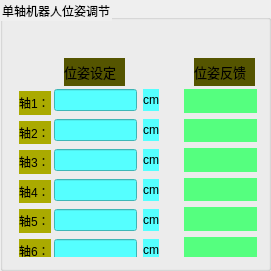
   <widget class="QGroupBox" name="groupBox_4">
    <property name="geometry">
     <rect>
      <x>1100</x>
      <y>80</y>
      <width>271</width>
      <height>271</height>
     </rect>
    </property>
    <property name="styleSheet">
     <string notr="true">color: rgb(0, 0, 0);</string>
    </property>
    <property name="title">
     <string>单轴机器人位姿调节</string>
    </property>
    <layout class="QVBoxLayout" name="verticalLayout_11">
     <item>
      <widget class="QWidget" name="widget_6" native="true">
       <widget class="QWidget" name="layoutWidget_12">
        <property name="geometry">
         <rect>
          <x>5</x>
          <y>60</y>
          <width>32</width>
          <height>171</height>
         </rect>
        </property>
        <layout class="QVBoxLayout" name="verticalLayout_9">
         <item>
          <widget class="QLabel" name="label_52">
           <property name="styleSheet">
            <string notr="true">color: rgb(0, 0, 0);
background-color: rgb(170, 170, 0);</string>
           </property>
           <property name="text">
            <string>轴1：</string>
           </property>
          </widget>
         </item>
         <item>
          <widget class="QLabel" name="label_53">
           <property name="styleSheet">
            <string notr="true">color: rgb(0, 0, 0);
background-color: rgb(170, 170, 0);</string>
           </property>
           <property name="text">
            <string>轴2：</string>
           </property>
          </widget>
         </item>
         <item>
          <widget class="QLabel" name="label_54">
           <property name="styleSheet">
            <string notr="true">color: rgb(0, 0, 0);
background-color: rgb(170, 170, 0);</string>
           </property>
           <property name="text">
            <string>轴3：</string>
           </property>
          </widget>
         </item>
         <item>
          <widget class="QLabel" name="label_55">
           <property name="styleSheet">
            <string notr="true">color: rgb(0, 0, 0);
background-color: rgb(170, 170, 0);</string>
           </property>
           <property name="text">
            <string>轴4：</string>
           </property>
          </widget>
         </item>
         <item>
          <widget class="QLabel" name="label_56">
           <property name="styleSheet">
            <string notr="true">color: rgb(0, 0, 0);
background-color: rgb(170, 170, 0);</string>
           </property>
           <property name="text">
            <string>轴5：</string>
           </property>
          </widget>
         </item>
         <item>
          <widget class="QLabel" name="label_57">
           <property name="styleSheet">
            <string notr="true">color: rgb(0, 0, 0);
background-color: rgb(170, 170, 0);</string>
           </property>
           <property name="text">
            <string>轴6：</string>
           </property>
          </widget>
         </item>
        </layout>
       </widget>
       <widget class="QWidget" name="widget_4" native="true">
        <property name="geometry">
         <rect>
          <x>40</x>
          <y>48</y>
          <width>121</width>
          <height>191</height>
         </rect>
        </property>
        <widget class="QSplitter" name="splitter_7">
         <property name="geometry">
          <rect>
           <x>0</x>
           <y>130</y>
           <width>120</width>
           <height>22</height>
          </rect>
         </property>
         <property name="orientation">
          <enum>Qt::Horizontal</enum>
         </property>
         <widget class="QWidget" name="layoutWidget_9">
          <layout class="QHBoxLayout" name="horizontalLayout_16">
           <item>
            <widget class="QLineEdit" name="set_motor5">
             <property name="styleSheet">
              <string notr="true">background-color: rgb(85, 255, 255);
color: rgb(0, 0, 0);</string>
             </property>
            </widget>
           </item>
           <item>
            <widget class="QLabel" name="label_25">
             <property name="styleSheet">
              <string notr="true">color: rgb(0, 0, 0);
background-color: rgb(85, 255, 255);</string>
             </property>
             <property name="text">
              <string>cm</string>
             </property>
            </widget>
           </item>
           <item>
            <spacer name="horizontalSpacer_15">
             <property name="orientation">
              <enum>Qt::Horizontal</enum>
             </property>
             <property name="sizeHint" stdset="0">
              <size>
               <width>40</width>
               <height>20</height>
              </size>
             </property>
            </spacer>
           </item>
          </layout>
         </widget>
        </widget>
        <widget class="QSplitter" name="splitter_6">
         <property name="geometry">
          <rect>
           <x>0</x>
           <y>100</y>
           <width>120</width>
           <height>22</height>
          </rect>
         </property>
         <property name="orientation">
          <enum>Qt::Horizontal</enum>
         </property>
         <widget class="QWidget" name="layoutWidget_8">
          <layout class="QHBoxLayout" name="horizontalLayout_15">
           <item>
            <widget class="QLineEdit" name="set_motor4">
             <property name="styleSheet">
              <string notr="true">background-color: rgb(85, 255, 255);
color: rgb(0, 0, 0);</string>
             </property>
            </widget>
           </item>
           <item>
            <widget class="QLabel" name="label_24">
             <property name="styleSheet">
              <string notr="true">color: rgb(0, 0, 0);
background-color: rgb(85, 255, 255);</string>
             </property>
             <property name="text">
              <string>cm</string>
             </property>
            </widget>
           </item>
           <item>
            <spacer name="horizontalSpacer_12">
             <property name="orientation">
              <enum>Qt::Horizontal</enum>
             </property>
             <property name="sizeHint" stdset="0">
              <size>
               <width>40</width>
               <height>20</height>
              </size>
             </property>
            </spacer>
           </item>
          </layout>
         </widget>
        </widget>
        <widget class="QSplitter" name="splitter_4">
         <property name="geometry">
          <rect>
           <x>0</x>
           <y>40</y>
           <width>120</width>
           <height>22</height>
          </rect>
         </property>
         <property name="orientation">
          <enum>Qt::Horizontal</enum>
         </property>
         <widget class="QWidget" name="layoutWidget">
          <layout class="QHBoxLayout" name="horizontalLayout_13">
           <item>
            <widget class="QLineEdit" name="set_motor2">
             <property name="styleSheet">
              <string notr="true">background-color: rgb(85, 255, 255);
color: rgb(0, 0, 0);</string>
             </property>
            </widget>
           </item>
           <item>
            <widget class="QLabel" name="label_17">
             <property name="styleSheet">
              <string notr="true">color: rgb(0, 0, 0);
background-color: rgb(85, 255, 255);</string>
             </property>
             <property name="text">
              <string>cm</string>
             </property>
            </widget>
           </item>
           <item>
            <spacer name="horizontalSpacer_9">
             <property name="orientation">
              <enum>Qt::Horizontal</enum>
             </property>
             <property name="sizeHint" stdset="0">
              <size>
               <width>40</width>
               <height>20</height>
              </size>
             </property>
            </spacer>
           </item>
          </layout>
         </widget>
        </widget>
        <widget class="QSplitter" name="splitter_8">
         <property name="geometry">
          <rect>
           <x>0</x>
           <y>160</y>
           <width>120</width>
           <height>22</height>
          </rect>
         </property>
         <property name="orientation">
          <enum>Qt::Horizontal</enum>
         </property>
         <widget class="QWidget" name="layoutWidget_10">
          <layout class="QHBoxLayout" name="horizontalLayout_17">
           <item>
            <widget class="QLineEdit" name="set_motor6">
             <property name="styleSheet">
              <string notr="true">background-color: rgb(85, 255, 255);
color: rgb(0, 0, 0);</string>
             </property>
            </widget>
           </item>
           <item>
            <widget class="QLabel" name="label_26">
             <property name="styleSheet">
              <string notr="true">color: rgb(0, 0, 0);
background-color: rgb(85, 255, 255);</string>
             </property>
             <property name="text">
              <string>cm</string>
             </property>
            </widget>
           </item>
           <item>
            <spacer name="horizontalSpacer_17">
             <property name="orientation">
              <enum>Qt::Horizontal</enum>
             </property>
             <property name="sizeHint" stdset="0">
              <size>
               <width>40</width>
               <height>20</height>
              </size>
             </property>
            </spacer>
           </item>
          </layout>
         </widget>
        </widget>
        <widget class="QSplitter" name="splitter_5">
         <property name="geometry">
          <rect>
           <x>0</x>
           <y>70</y>
           <width>120</width>
           <height>22</height>
          </rect>
         </property>
         <property name="orientation">
          <enum>Qt::Horizontal</enum>
         </property>
         <widget class="QWidget" name="layoutWidget_7">
          <layout class="QHBoxLayout" name="horizontalLayout_14">
           <item>
            <widget class="QLineEdit" name="set_motor3">
             <property name="styleSheet">
              <string notr="true">background-color: rgb(85, 255, 255);
color: rgb(0, 0, 0);</string>
             </property>
            </widget>
           </item>
           <item>
            <widget class="QLabel" name="label_23">
             <property name="styleSheet">
              <string notr="true">color: rgb(0, 0, 0);
background-color: rgb(85, 255, 255);</string>
             </property>
             <property name="text">
              <string>cm</string>
             </property>
            </widget>
           </item>
           <item>
            <spacer name="horizontalSpacer_10">
             <property name="orientation">
              <enum>Qt::Horizontal</enum>
             </property>
             <property name="sizeHint" stdset="0">
              <size>
               <width>40</width>
               <height>20</height>
              </size>
             </property>
            </spacer>
           </item>
          </layout>
         </widget>
        </widget>
        <widget class="QSplitter" name="splitter_9">
         <property name="geometry">
          <rect>
           <x>0</x>
           <y>10</y>
           <width>120</width>
           <height>22</height>
          </rect>
         </property>
         <property name="orientation">
          <enum>Qt::Horizontal</enum>
         </property>
         <widget class="QWidget" name="layoutWidget_11">
          <layout class="QHBoxLayout" name="horizontalLayout_18">
           <item>
            <widget class="QLineEdit" name="set_motor1">
             <property name="styleSheet">
              <string notr="true">background-color: rgb(85, 255, 255);
color: rgb(0, 0, 0);</string>
             </property>
            </widget>
           </item>
           <item>
            <widget class="QLabel" name="label_27">
             <property name="styleSheet">
              <string notr="true">color: rgb(0, 0, 0);
background-color: rgb(85, 255, 255);</string>
             </property>
             <property name="text">
              <string>cm</string>
             </property>
            </widget>
           </item>
           <item>
            <spacer name="horizontalSpacer_19">
             <property name="orientation">
              <enum>Qt::Horizontal</enum>
             </property>
             <property name="sizeHint" stdset="0">
              <size>
               <width>40</width>
               <height>20</height>
              </size>
             </property>
            </spacer>
           </item>
          </layout>
         </widget>
        </widget>
       </widget>
       <widget class="QWidget" name="widget_5" native="true">
        <property name="geometry">
         <rect>
          <x>160</x>
          <y>48</y>
          <width>121</width>
          <height>191</height>
         </rect>
        </property>
        <widget class="QWidget" name="layoutWidget">
         <property name="geometry">
          <rect>
           <x>10</x>
           <y>10</y>
           <width>81</width>
           <height>171</height>
          </rect>
         </property>
         <layout class="QVBoxLayout" name="verticalLayout_7">
          <item>
           <widget class="QSplitter" name="splitter_3">
            <property name="orientation">
             <enum>Qt::Horizontal</enum>
            </property>
            <widget class="QLabel" name="feedback1">
             <property name="styleSheet">
              <string notr="true">color: rgb(0, 0, 0);
background-color: rgb(85, 255, 127);</string>
             </property>
             <property name="text">
              <string/>
             </property>
            </widget>
           </widget>
          </item>
          <item>
           <widget class="QSplitter" name="splitter_10">
            <property name="orientation">
             <enum>Qt::Horizontal</enum>
            </property>
            <widget class="QLabel" name="feedback2">
             <property name="styleSheet">
              <string notr="true">color: rgb(0, 0, 0);
background-color: rgb(85, 255, 127);</string>
             </property>
             <property name="text">
              <string/>
             </property>
            </widget>
           </widget>
          </item>
          <item>
           <widget class="QSplitter" name="splitter_11">
            <property name="orientation">
             <enum>Qt::Horizontal</enum>
            </property>
            <widget class="QLabel" name="feedback3">
             <property name="styleSheet">
              <string notr="true">color: rgb(0, 0, 0);
background-color: rgb(85, 255, 127);</string>
             </property>
             <property name="text">
              <string/>
             </property>
            </widget>
           </widget>
          </item>
          <item>
           <widget class="QSplitter" name="splitter_12">
            <property name="orientation">
             <enum>Qt::Horizontal</enum>
            </property>
            <widget class="QLabel" name="feedback4">
             <property name="styleSheet">
              <string notr="true">color: rgb(0, 0, 0);
background-color: rgb(85, 255, 127);</string>
             </property>
             <property name="text">
              <string/>
             </property>
            </widget>
           </widget>
          </item>
          <item>
           <widget class="QSplitter" name="splitter_13">
            <property name="orientation">
             <enum>Qt::Horizontal</enum>
            </property>
            <widget class="QLabel" name="feedback5">
             <property name="styleSheet">
              <string notr="true">color: rgb(0, 0, 0);
background-color: rgb(85, 255, 127);</string>
             </property>
             <property name="text">
              <string/>
             </property>
            </widget>
           </widget>
          </item>
          <item>
           <widget class="QSplitter" name="splitter_14">
            <property name="orientation">
             <enum>Qt::Horizontal</enum>
            </property>
            <widget class="QLabel" name="feedback6">
             <property name="styleSheet">
              <string notr="true">color: rgb(0, 0, 0);
background-color: rgb(85, 255, 127);</string>
             </property>
             <property name="text">
              <string/>
             </property>
            </widget>
           </widget>
          </item>
         </layout>
        </widget>
        <widget class="QWidget" name="layoutWidget">
         <property name="geometry">
          <rect>
           <x>96</x>
           <y>10</y>
           <width>16</width>
           <height>171</height>
          </rect>
         </property>
         <layout class="QVBoxLayout" name="verticalLayout_8">
          <item>
           <widget class="QLabel" name="label_41">
            <property name="styleSheet">
             <string notr="true">color: rgb(0, 0, 0);
background-color: rgb(85, 255, 127);</string>
            </property>
            <property name="text">
             <string>cm</string>
            </property>
           </widget>
          </item>
          <item>
           <widget class="QLabel" name="label_47">
            <property name="styleSheet">
             <string notr="true">color: rgb(0, 0, 0);
background-color: rgb(85, 255, 127);</string>
            </property>
            <property name="text">
             <string>cm</string>
            </property>
           </widget>
          </item>
          <item>
           <widget class="QLabel" name="label_48">
            <property name="styleSheet">
             <string notr="true">color: rgb(0, 0, 0);
background-color: rgb(85, 255, 127);</string>
            </property>
            <property name="text">
             <string>cm</string>
            </property>
           </widget>
          </item>
          <item>
           <widget class="QLabel" name="label_49">
            <property name="styleSheet">
             <string notr="true">color: rgb(0, 0, 0);
background-color: rgb(85, 255, 127);</string>
            </property>
            <property name="text">
             <string>cm</string>
            </property>
           </widget>
          </item>
          <item>
           <widget class="QLabel" name="label_50">
            <property name="styleSheet">
             <string notr="true">color: rgb(0, 0, 0);
background-color: rgb(85, 255, 127);</string>
            </property>
            <property name="text">
             <string>cm</string>
            </property>
           </widget>
          </item>
          <item>
           <widget class="QLabel" name="label_51">
            <property name="styleSheet">
             <string notr="true">color: rgb(0, 0, 0);
background-color: rgb(85, 255, 127);</string>
            </property>
            <property name="text">
             <string>cm</string>
            </property>
           </widget>
          </item>
         </layout>
        </widget>
       </widget>
       <widget class="QLabel" name="label_15">
        <property name="geometry">
         <rect>
          <x>180</x>
          <y>27</y>
          <width>61</width>
          <height>28</height>
         </rect>
        </property>
        <property name="font">
         <font>
          <family>3ds</family>
          <pointsize>10</pointsize>
         </font>
        </property>
        <property name="styleSheet">
         <string notr="true">color: rgb(0, 0, 0);
background-color: rgb(85, 85, 0);</string>
        </property>
        <property name="text">
         <string>位姿反馈</string>
        </property>
       </widget>
       <widget class="QLabel" name="label_58">
        <property name="geometry">
         <rect>
          <x>50</x>
          <y>27</y>
          <width>61</width>
          <height>28</height>
         </rect>
        </property>
        <property name="font">
         <font>
          <family>3ds</family>
          <pointsize>10</pointsize>
         </font>
        </property>
        <property name="styleSheet">
         <string notr="true">color: rgb(0, 0, 0);
background-color: rgb(85, 85, 0);</string>
        </property>
        <property name="text">
         <string>位姿设定</string>
        </property>
       </widget>
      </widget>
     </item>
    </layout>
   </widget>
